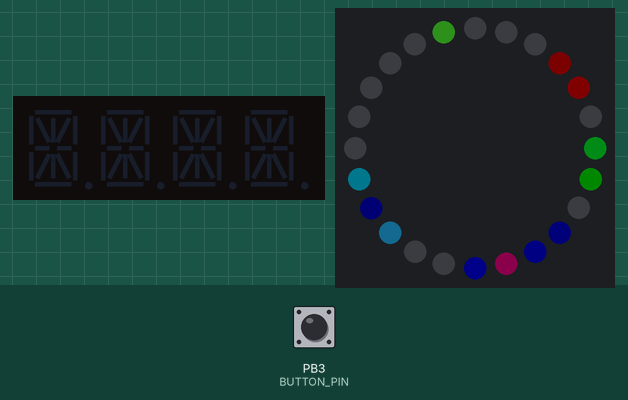
A sketch run on a simulated ATtiny85, built with avr-gcc and run on an emulated ATtiny85. On the bench: 4-digit fourteen-segment display, 24 RGB LEDs in a ring, first at the top, clockwise. Wiring (inferred from the names in the program): HT16K33 LED driver at I2C address 0x70. Inputs (shaded band) come from the test bench; at power-on: PB3 (BUTTON_PIN) HIGH. Dim RGB values are drawn brighter than linear; random numbers use the default seed unless the sketch sets one.

Above: at 2.0 s.
2.1 s: PB3 (BUTTON_PIN) pulled LOW for 0.15 s
At 2.49 s:
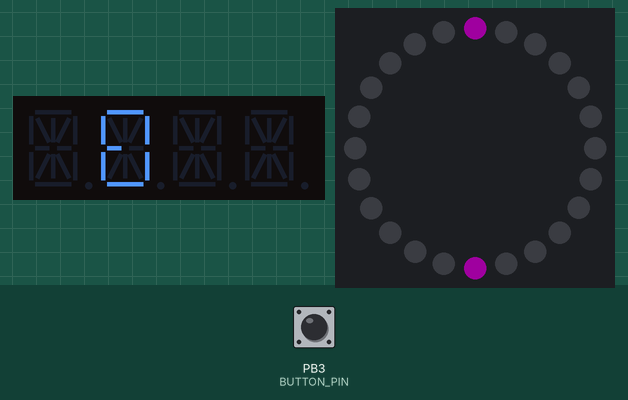
5.7 s: PB3 (BUTTON_PIN) pulled LOW for 3.2 s
At 8.23 s:
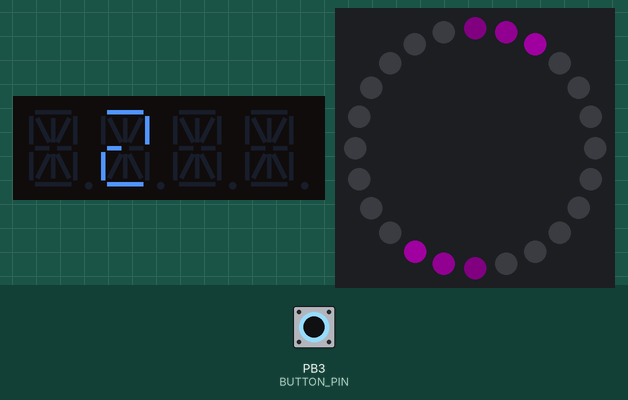
12.5 s: PB3 (BUTTON_PIN) driven HIGH
15.3 s: PB3 (BUTTON_PIN) driven LOW
At 15.98 s:
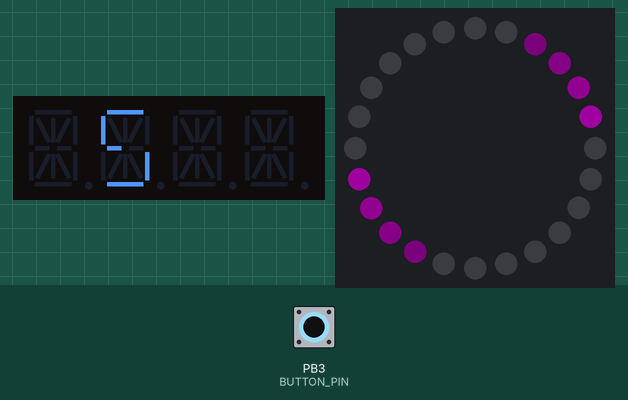

The sketch:

85-NeoDice.ino
```cpp
#include <Wire.h>
#include <tinyNeoPixel.h>
#include <EEPROM.h>
//#define SEG14
#include "AlphaDisplay.h"

//#define SERIALDEBUG

#if defined (__AVR_ATtiny85__)
#define BUTTON_PIN          3
#define DATA_PIN            4
#endif
#if defined (__AVR_ATtiny814__) || defined (__AVR_ATtiny1614__)
#define BUTTON_PIN          3
#define DATA_PIN            PIN_PA4
#define VIO_PIN             2
#endif
#define NUM_LEDS            24
#define BRIGHTNESS          32
#define FADE_STEPS          32
#define PATTERN_LENGTH      12
#define NUM_TEST            1000
#define DISPLAY_ADDRESS     0x70
#define DISPLAY_DIGITS      5
#define DISPLAY_BRIGHTNESS  8
#define ANIMATION_DELAY     25
#define DIVIDER_RUNNING     2
#define DIVIDER_SLOWDOWN1   4
#define DIVIDER_SLOWDOWN2   8
#define DIVIDER_FLASH68     20
#define DIVIDER_FLASH7      10
#define DIVIDER_RANDOM      20

bool     waitForFirstZero, toggle;
uint8_t  state, result1, result2, fade, pos1, pos2, sum, divider, dividerRandom, fadeCounter;
uint16_t hue;
uint32_t currentTime, animationTime, zeroTime;

struct dicePattern {
  uint8_t startPos;
  uint16_t pattern;
};

enum { DICE_INIT = 1, DICE_WAIT, DICE_RUNNING, DICE_SLOWDOWN1, DICE_SLOWDOWN2, DICE_PRINT, DICE_CONFETTI, DICE_TEST };

const dicePattern pattern[] = { { 5, 0b000001000000 }, { 4, 0b000010100000 }, { 3, 0b000101010000 },
  { 2, 0b001010101000 }, { 1, 0b010101010100 }, { 0, 0b101010101010 }
};

// A 256-byte pre-calculated 8-bit sine wave lookup table (0 to 255)
// This matches FastLED's internal sin8 lookup for high performance.
const uint8_t PROGMEM sin8_lut[] = {
  128, 131, 134, 137, 140, 143, 146, 149, 152, 155, 158, 162, 165, 167, 170, 173,
  176, 179, 182, 185, 188, 190, 193, 196, 198, 201, 203, 206, 208, 211, 213, 215,
  218, 220, 222, 224, 226, 228, 230, 232, 234, 235, 237, 238, 240, 241, 243, 244,
  245, 246, 248, 249, 250, 250, 251, 252, 253, 253, 254, 254, 254, 255, 255, 255,
  255, 255, 255, 255, 254, 254, 254, 253, 253, 252, 251, 250, 250, 249, 248, 246,
  245, 244, 243, 241, 240, 238, 237, 235, 234, 232, 230, 228, 226, 224, 222, 220,
  218, 215, 213, 211, 208, 206, 203, 201, 198, 196, 193, 190, 188, 185, 182, 179,
  176, 173, 170, 167, 165, 162, 158, 155, 152, 149, 146, 143, 140, 137, 134, 131,
  128, 124, 121, 118, 115, 112, 109, 106, 103, 100, 97,  93,  90,  88,  85,  82,
  79,  76,  73,  70,  67,  65,  62,  59,  57,  54,  52,  49,  47,  44,  42,  40,
  37,  35,  33,  31,  29,  27,  25,  23,  21,  20,  18,  17,  15,  14,  12,  11,
  10,  9,   7,   6,   5,   5,   4,   3,   2,   2,   1,   1,   1,   0,   0,   0,
  0,   0,   0,   0,   1,   1,   1,   2,   2,   3,   4,   5,   5,   6,   7,   9,
  10,  11,  12,  14,  15,  17,  18,  20,  21,  23,  25,  27,  29,  31,  33,  35,
  37,  40,  42,  44,  47,  49,  52,  54,  57,  59,  62,  65,  67,  70,  73,  76,
  79,  82,  85,  88,  90,  93,  97,  100, 103, 106, 109, 112, 115, 118, 121, 124
};

uint8_t beatsin8(uint16_t, uint8_t, uint8_t, uint32_t, uint8_t);
void fadeToBlack(uint8_t);

AlphaDisplay alpha;

tinyNeoPixel ring(NUM_LEDS, DATA_PIN, NEO_GRB + NEO_KHZ800);

const uint32_t colorRed = ring.Color(255, 0, 0);
const uint32_t colorOrange = ring.Color(255, 165, 0);
const uint32_t colorYellow = ring.Color(255, 255, 0);
const uint32_t colorGreen = ring.Color(0, 255, 0);
const uint32_t colorCyan = ring.Color(0, 255, 255);
const uint32_t colorBlue = ring.Color(0, 0, 255);
const uint32_t colorMagenta = ring.Color(255, 0, 255);

//---------------------------------------------------------------------------------

void setup() {
  delay(100);
  uint8_t cal = EEPROM.read(E2END);
  if (cal < 0xff) OSCCAL = cal;
  delay(100);

#ifdef SERIALDEBUG
  // use pins PA1(TX) and PA2(RX)
  Serial.swap(1);
  Serial.begin(115200);
  Serial.println("Init...");
#endif

  // set IO-level for alphanumeric display
#if (__AVR_ATtiny814__) || defined(__AVR_ATtiny1614__)
  PORTB.DIRSET = 1 << VIO_PIN;
  PORTB.OUTSET = 1 << VIO_PIN;
#endif

  Wire.begin();
  delay(100);
  alpha.init(DISPLAY_ADDRESS, DISPLAY_DIGITS, DISPLAY_BRIGHTNESS);
  alpha.print("IN IT");

  // button input pin with pullup enabled
#if (__AVR_ATtiny814__) || defined (__AVR_ATtiny1614__)
  PORTA.DIRCLR = 1 << BUTTON_PIN;
  PORTA.PIN3CTRL = PORT_PULLUPEN_bm;
#endif
#if defined (__AVR_ATtiny85__)
  DDRB &= ~(1 << BUTTON_PIN);
  PORTB |= 1 << BUTTON_PIN;
#endif

  // NeoPixel LEDs
  ring.begin();
  ring.setBrightness(BRIGHTNESS);
  ring.clear();
  ring.show();

  hue = 0;
  uint8_t i = 0;
  uint32_t color;
  animationTime = millis();
  while(i < NUM_LEDS) {
    currentTime = millis();
    if (currentTime >= animationTime) {
      animationTime += ANIMATION_DELAY;

      color = ring.ColorHSV(hue, 255, 255);
      ring.clear();
      ring.setPixelColor(i, color);
      hue += 32768 / NUM_LEDS;
      ring.show();
      i++;
    }
  }
  ring.clear();
  ring.show();

  alpha.clear();

  hue = 0;
  animationTime = millis();
  state = DICE_INIT;
}

//---------------------------------------------------------------------------------

void loop()
{
  currentTime = millis();
  if (currentTime >= animationTime) {
    animationTime += ANIMATION_DELAY;

    switch (state) {
      case DICE_INIT:
        randomSeed(123456);
        result1 = 0;
        result2 = 0;
        dividerRandom = 0;
        state = DICE_CONFETTI;
#ifdef SERIALDEBUG
        Serial.println("State: Confetti");
#endif
        break;

      case DICE_WAIT:
        if (readButton(BUTTON_PIN)) {
#ifdef SERIALDEBUG
          Serial.println("State: Running");
#endif
          state = DICE_RUNNING;
          zeroTime = millis();
          waitForFirstZero = true;
          divider = 0;
        }
#ifdef SERIALDEBUG
        if (Serial.available() > 0) {
          uint8_t c = Serial.read();
          if (c == 'x') {
            Serial.println("State: Running");
            state = DICE_RUNNING;
            zeroTime = millis();
            waitForFirstZero = true;
            divider = 0;
          }
          if (c == 't') state = DICE_TEST;
        }
#endif
        // periodically call random function to get better randomness
        if (dividerRandom++ == 0) random(2, 13);
        if (dividerRandom >= DIVIDER_RANDOM) dividerRandom = 0;

        // animation
        if (!result1 || !result2) break;

        switch (sum) {
          case 2:
          case 3:
          case 4:
          case 5:
            break;

          case 6:
          case 8:
            if (fade) {
              addGlitter(30);
              fadeToBlack(16);
              printDice(result1, PATTERN_LENGTH, 0, colorCyan);
              printDice(result2, PATTERN_LENGTH, PATTERN_LENGTH, colorGreen);
              fade--;
            }
            else {
              fade = FADE_STEPS;
            }
            ring.show();

            if (divider++ == 0) {
              showVal(sum, toggle);
              toggle = !toggle;
            }
            if (divider >= DIVIDER_FLASH68) divider = 0;
            break;

          case 7:
            if (fade) {
              fadeToBlack(16);
              fade--;
            }
            else {
              printDice(result1, PATTERN_LENGTH, 0, colorYellow);
              printDice(result2, PATTERN_LENGTH, PATTERN_LENGTH, colorYellow);
              fade = FADE_STEPS;
            }
            ring.show();

            if (divider++ == 0) {
              showVal(sum, toggle);
              toggle = !toggle;
            }
            if (divider >= DIVIDER_FLASH7) divider = 0;
            break;

          case 9:
          case 10:
          case 11:
          case 12:
            break;

          default:
            break;
        }
        break;

      case DICE_RUNNING:
        fadeToBlack(64);
        pos1 = beatsin8(20, 0, NUM_LEDS - 1, zeroTime, 192);
        pos2 = (pos1 + PATTERN_LENGTH) % NUM_LEDS;
        ring.setPixelColor(pos1, colorMagenta);
        ring.setPixelColor(pos2, colorMagenta);
        ring.show();

        if (divider++ == 0) showVal(random(2, 13), true);
        if (divider >= DIVIDER_RUNNING) divider = 0;
        if (pos1) waitForFirstZero = false;

        if (pos1 == 0 && waitForFirstZero == false) {
#ifdef SERIALDEBUG
          Serial.println("State: Slowdown1");
#endif
          state = DICE_SLOWDOWN1;
          zeroTime = millis();
          result1 = random(1, 7);
          result2 = random(1, 7);
        }
        break;

      case DICE_SLOWDOWN1:
        fadeToBlack(4);
        pos1 = beatsin8(20, 0, PATTERN_LENGTH, zeroTime, 192);
        pos2 = (pos1 + PATTERN_LENGTH) % NUM_LEDS;
        ring.setPixelColor(pos1, colorCyan);
        ring.setPixelColor(pos2, colorGreen);

        printDice(result1, pos1, 0, colorCyan);
        printDice(result2, pos1, PATTERN_LENGTH, colorGreen);

        ring.show();

        if (divider == 0) showVal(random(2, 13), true);
        if (divider++ >= DIVIDER_SLOWDOWN1) divider = 0;

        if (pos1 == PATTERN_LENGTH - 1) {
#ifdef SERIALDEBUG
          Serial.println("State: Slowdown2");
#endif
          state = DICE_SLOWDOWN2;
          fadeCounter = 60;
        }
        break;

      case DICE_SLOWDOWN2:
        fadeToBlack(4);
        printDice(result1, PATTERN_LENGTH, 0, colorCyan);
        printDice(result2, PATTERN_LENGTH, PATTERN_LENGTH, colorGreen);
        ring.show();

        if (divider == 0) showVal(random(2, 13), true);
        if (divider++ >= DIVIDER_SLOWDOWN2) divider = 0;

        if (--fadeCounter == 0) {
          sum = result1 + result2;
          divider = 0;
          toggle = true;
          showVal(sum, true);
#ifdef SERIALDEBUG
          Serial.println("State: Wait");
#endif
          state = DICE_WAIT;
        }
        break;

      case DICE_CONFETTI:
        confetti(hue++);

        if (readButton(BUTTON_PIN)) {
#ifdef SERIALDEBUG
          Serial.println("State: Wait");
#endif
          state = DICE_WAIT;
          ring.clear();
        }
        ring.show();
        break;

      case DICE_TEST:
#ifdef SERIALDEBUG
        Serial.println("Starting test...");
#endif
        char disp[DISPLAY_DIGITS + 1];
        uint8_t numResult;
        for (uint8_t x = 2; x <= 12; x++) {
          numResult = 0;
          for (uint16_t i = 0; i < NUM_TEST; i++) {
            result1 = random(1, 7);
            result2 = random(1, 7);
            if (result1 + result2 == x) numResult++;
          }
          numResult /= 10;

          if (x >= 10) disp[0] = '0' + x / 10;
          else disp[0] = ' ';
          disp[1] = '0' + x % 10;
          if (numResult >= 10) disp[2] = '0' + numResult / 10;
          else disp[2] = ' ';
          disp[3] = '0' + numResult % 10;
          alpha.print(disp);
          delay(1000);
        }
        state = DICE_WAIT;
        break;
    }
  }
}

//---------------------------------------------------------------------------------

void printDice(uint8_t val, uint8_t maxPos, uint8_t offset, uint32_t color) {
  uint16_t p;

  if (offset + PATTERN_LENGTH > NUM_LEDS) return;

  p = pattern[val - 1].pattern;

  // write dice pattern
  for (uint8_t pos = 0; pos < maxPos; pos++) {
    if ((p >> pos) & 0x0001) ring.setPixelColor(offset + pos, color);
  }
}

void showVal(uint8_t val, bool on) {
  char disp[DISPLAY_DIGITS + 1];

  if (on) {
    if (val >= 10) disp[0] = '0' + val / 10;
    else disp[0] = ' ';
    disp[1] = '0' + val % 10;
    disp[2] = ' ';
    disp[3] = ' ';
    disp[4] = ' ';
    disp[5] = 0;
    alpha.print(disp);
  }
  else
    alpha.clear();
}

bool readButton(uint8_t pin) {

#if defined(__AVR_ATtiny1614__)
  return PORTA.IN & (1 << BUTTON_PIN) ? false : true;
#endif
#if defined (__AVR_ATtiny85__)
  return PINB & (1 << BUTTON_PIN) ? false : true;
#endif
  return false;
}

uint8_t beatsin8(uint16_t bpm, uint8_t low, uint8_t high, uint32_t time_offset, uint8_t phase_offset) {
  // 60.000 ms pro Minute / BPM = Dauer eines vollen Taktes in ms
  uint32_t ms_per_beat = 60000L / bpm;

  // Aktuelle Zeit plus den gewünschten Zeit-Versatz berechnen
  uint32_t adjusted_time = millis() - time_offset;

  // Position innerhalb des aktuellen Taktes ermitteln (Modulo-Überlauf)
  uint32_t pos = adjusted_time % ms_per_beat;

  // Zeit-Position sauber auf den Indexbereich 0-255 skalieren
  uint8_t base_index = (pos * 255) / ms_per_beat;

  // Phasenversatz hinzufügen (8-Bit Integer läuft automatisch bei 255 sauber auf 0 über)
  uint8_t final_index = base_index + phase_offset;

  // Den echten Sinuswert (0 bis 255) aus dem Flash-Speicher auslesen
  uint8_t wave = pgm_read_byte(&(sin8_lut[final_index]));

  // Welle auf das gewünschte Ziel-Fenster [low, high] skalieren
  uint16_t range = high - low;

#ifdef SERIALDEBUG2
  char buf[80];
  sprintf(buf, "beatsin8: pos: %lu, base_index: %u, final_index: %u, wave: %u", pos, base_index, final_index, wave);
  Serial.println(buf);
#endif

  return low + ((wave * range) / 255);
}

void fadeToBlack(uint8_t fadeValue) {
  for (uint8_t i = 0; i < ring.numPixels(); i++) {
    uint32_t c = ring.getPixelColor(i);
    uint16_t r = (c >> 16) & 0xFF;
    uint16_t g = (c >> 8) & 0xFF;
    uint16_t b = c & 0xFF;

    // Scale down colors (255 - fadeValue) / 256
    // If fadeValue is 64, it multiplies by 191/256 (~0.75)
    r = (r * (255 - fadeValue)) >> 8;
    g = (g * (255 - fadeValue)) >> 8;
    b = (b * (255 - fadeValue)) >> 8;

#ifdef SERIALDEBUG3
  char buf[80];
  sprintf(buf, "fadeToBlack: R: %u, G: %u, B: %u", r, g, b);
  Serial.println(buf);
#endif

    ring.setPixelColor(i, ring.Color(r, g, b));
  }
}

void addGlitter(uint8_t chanceOfGlitter) {
  if (random(256) < chanceOfGlitter) {
    int pos = random(ring.numPixels());
    uint32_t current = ring.getPixelColor(pos);

    // Extract RGB components using bitwise math
    uint8_t r = (current >> 16) & 0xFF;
    uint8_t g = (current >> 8) & 0xFF;
    uint8_t b = current & 0xFF;

    // Add white with saturation cap at 255
    r = (r + 255 > 255) ? 255 : r + 255; // effectively sets to white max
    // Or to actually mix/add: r = qadd8(r, 255) if using FastLED lib8tion,
    // but with pure standard Arduino integer math:
    r = (uint16_t)r + 255 > 255 ? 255 : r + 255; // simplified below:

    // Cleaner additive white assignment:
    ring.setPixelColor(pos, ring.Color(min(255, r + 255), min(255, g + 255), min(255, b + 255)));
  }
}

void confetti(uint16_t baseHue) {
  // Fade all existing pixels down by multiplying RGB by 245/256 (~4% fade per frame)
  for (uint16_t i = 0; i < ring.numPixels(); i++) {
    uint32_t c = ring.getPixelColor(i);
    if (c != 0) {
      uint8_t r = (c >> 16) & 0xFF;
      uint8_t g = (c >> 8) & 0xFF;
      uint8_t b = c & 0xFF;

      // Integer math multiplication & shift (fade to black)
      r = (r * 245) >> 8;
      g = (g * 245) >> 8;
      b = (b * 245) >> 8;

      ring.setPixelColor(i, r, g, b);
    }
  }

  // Pick a random pixel and add a bright speckle of color
  uint16_t pos = random(ring.numPixels());

  // Combine base hue with a random offset (0-63 range out of 65535 HSV hue space)
  uint16_t randomHue = (baseHue + random(64)) * 1024;
  uint32_t color = ring.ColorHSV(randomHue, 200, 128);

  // Blend by adding or simply setting the new speckle
  ring.setPixelColor(pos, color);
}
```

Source omitted: AlphaDisplay.h (4514 bytes)
